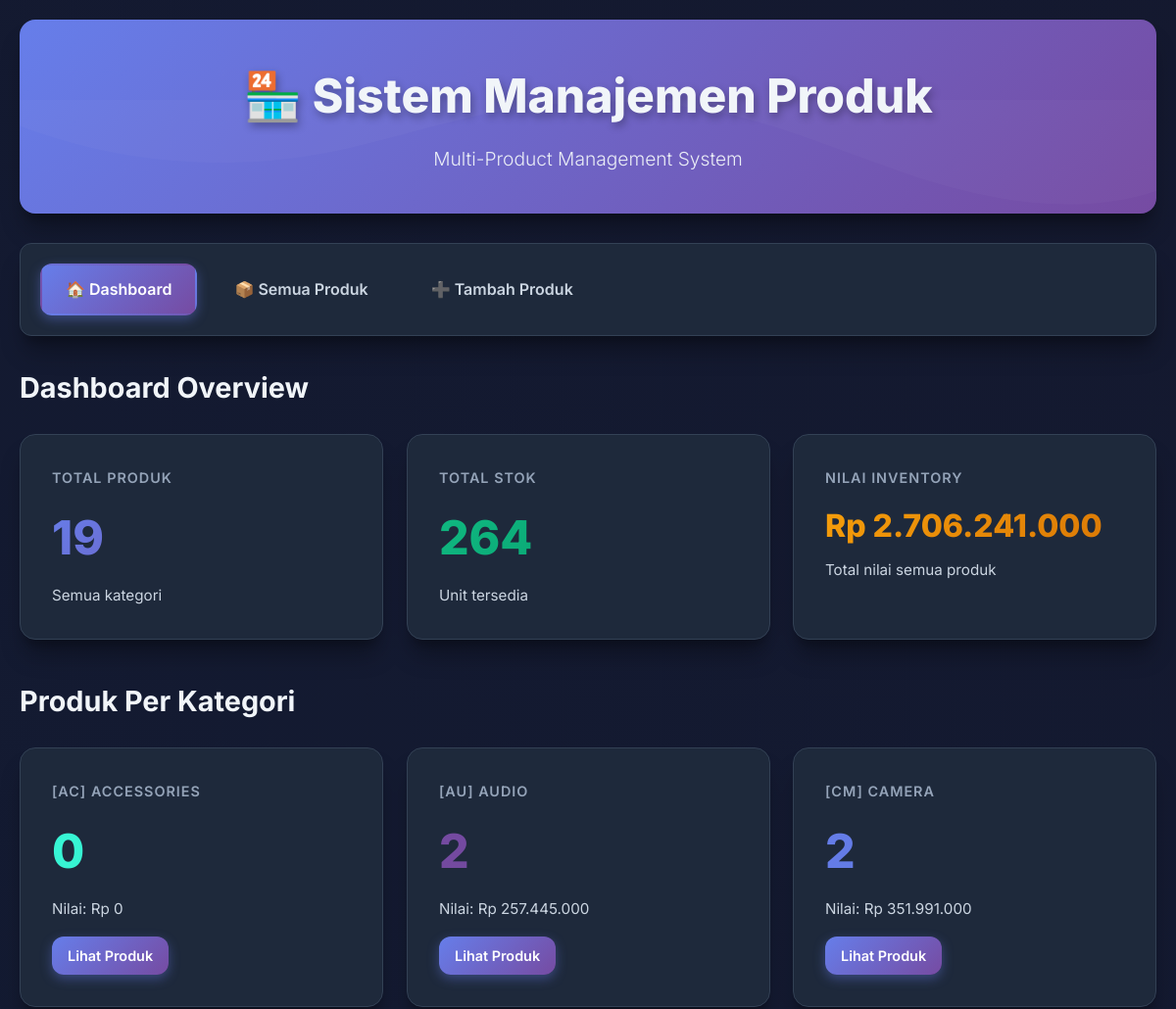
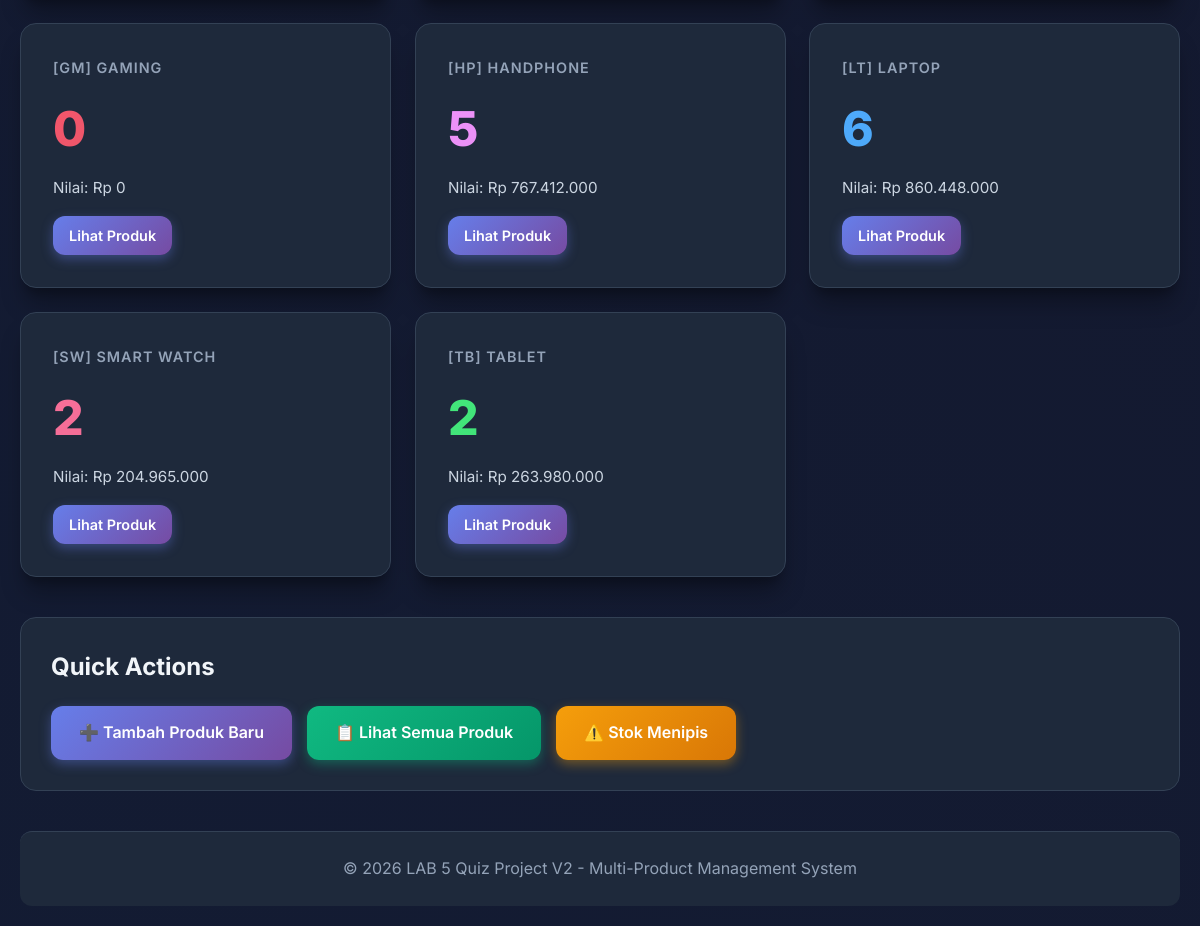
The page / on the database its author committed (2 pictures, top to bottom).
### tables this page shows
CREATE TABLE IF NOT EXISTS categories (
    id INT AUTO_INCREMENT PRIMARY KEY,
    name VARCHAR(100) NOT NULL UNIQUE,
    icon VARCHAR(50) DEFAULT '📦',
    color VARCHAR(20) DEFAULT '#667eea',
    created_at TIMESTAMP DEFAULT CURRENT_TIMESTAMP
);

### index.php (the view, shortened to what this page needs)
<?php
$database = new Database();
$conn = $database->getConnection();
$categories_query = "
    SELECT
        c.id,
        c.name,
        c.icon,
        c.color,
        COUNT(p.id) as product_count,
        COALESCE(SUM(p.price * p.stock), 0) as total_value
    FROM categories c
    LEFT JOIN products p ON c.id = p.category_id
    GROUP BY c.id
    ORDER BY c.name
";
$categories_result = $conn->query($categories_query);
$stats_query = "
    SELECT
        COUNT(*) as total_products,
        SUM(stock) as total_stock,
        SUM(price * stock) as total_inventory_value
    FROM products
";
$stats_result = $conn->query($stats_query);
$stats = $stats_result->fetch_assoc();
?>
<!DOCTYPE html>
<html lang="id">
<head>
    <link rel="stylesheet" href="assets/style.css">
</head>
<body>
    <div class="container">
        <div class="header">
            <h1>🏪 Sistem Manajemen Produk</h1>
            <p>Multi-Product Management System</p>
        </div>
        <nav class="nav">
            <a href="index.php" class="active">🏠 Dashboard</a>
            <a href="crud/index.php">📦 Semua Produk</a>
            <a href="crud/create.php">➕ Tambah Produk</a>
        </nav>
        <div class="content">
            <h2 style="margin-bottom: 24px; font-size: 1.8em;">Dashboard Overview</h2>
            <div class="dashboard">
                <div class="card" style="--card-index: 0; --card-gradient: linear-gradient(135deg, #667eea, #764ba2);">
                    <h3>Total Produk</h3>
                    <div class="number"><?php echo number_format($stats['total_products'] ?? 0); ?></div>
                    <p>Semua kategori</p>
                </div>
                <div class="card" style="--card-index: 1; --card-gradient: linear-gradient(135deg, #10b981, #059669);">
                    <h3>Total Stok</h3>
                    <div class="number"><?php echo number_format($stats['total_stock'] ?? 0); ?></div>
                    <p>Unit tersedia</p>
                </div>
                <div class="card" style="--card-index: 2; --card-gradient: linear-gradient(135deg, #f59e0b, #d97706);">
                    <h3>Nilai Inventory</h3>
                    <div class="number" style="font-size: 2em;">Rp <?php echo number_format($stats['total_inventory_value'] ?? 0, 0, ',', '.'); ?></div>
                    <p>Total nilai semua produk</p>
                </div>
            </div>
            <h2 style="margin: 40px 0 24px 0; font-size: 1.8em;">Produk Per Kategori</h2>
            <div class="dashboard">
                <?php
                $card_index = 0;
                while($cat = $categories_result->fetch_assoc()):
                ?>
                    <div class="card" style="--card-index: <?php echo $card_index++; ?>; --card-gradient: linear-gradient(135deg, <?php echo $cat['color']; ?>, <?php echo $cat['color']; ?>dd);">
                        <h3><?php echo trim(htmlspecialchars($cat['icon'])); ?> <?php echo htmlspecialchars($cat['name']); ?></h3>
                        <div class="number"><?php echo $cat['product_count']; ?></div>
                        <p>Nilai: Rp <?php echo number_format($cat['total_value'], 0, ',', '.'); ?></p>
                        <a href="crud/index.php?category_id=<?php echo $cat['id']; ?>" class="btn btn-primary btn-small" style="margin-top: 16px;">Lihat Produk</a>
                    </div>
                <?php endwhile; ?>
            </div>
            <div style="margin-top: 40px; padding: 30px; background: var(--bg-card); border-radius: var(--radius-lg); border: 1px solid var(--border-color);">
                <h3 style="margin-bottom: 20px; font-size: 1.5em;">Quick Actions</h3>
                <div style="display: flex; gap: 15px; flex-wrap: wrap;">
                    <a href="crud/create.php" class="btn btn-primary">➕ Tambah Produk Baru</a>
                    <a href="crud/index.php" class="btn btn-success">📋 Lihat Semua Produk</a>
                    <a href="crud/index.php?stock=low" class="btn btn-warning">⚠️ Stok Menipis</a>
                </div>
            </div>
        </div>
        <div class="footer">
            <p>&copy; 2026 LAB 5 Quiz Project V2 - Multi-Product Management System</p>
        </div>
    </div>
</body>
</html>

### rows shown on the page
categories: icon "[AC]", name "ACCESSORIES", product_count "0", total_value "0"
categories: icon "[AU]", name "AUDIO", product_count "2", total_value "257.445.000"
categories: icon "[CM]", name "CAMERA", product_count "2", total_value "351.991.000"
categories: icon "[GM]", name "GAMING", product_count "0", total_value "0"
categories: icon "[HP]", name "HANDPHONE", product_count "5", total_value "767.412.000"
categories: icon "[LT]", name "LAPTOP", product_count "6", total_value "860.448.000"
categories: icon "[SW]", name "SMART WATCH", product_count "2", total_value "204.965.000"
categories: icon "[TB]", name "TABLET", product_count "2", total_value "263.980.000"

### other values the page prints
$stats['total_products'] "19"
$stats['total_stock'] "264"
$stats['total_inventory_value'] "2.706.241.000"
